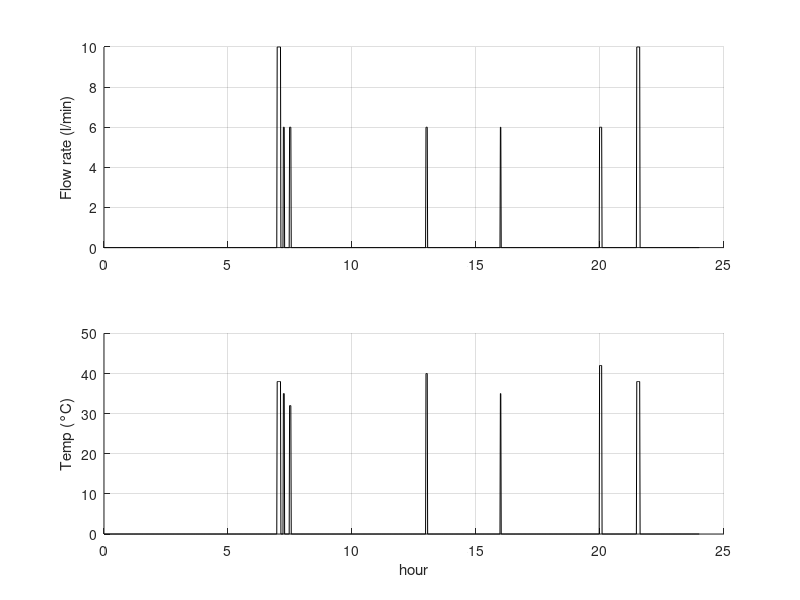
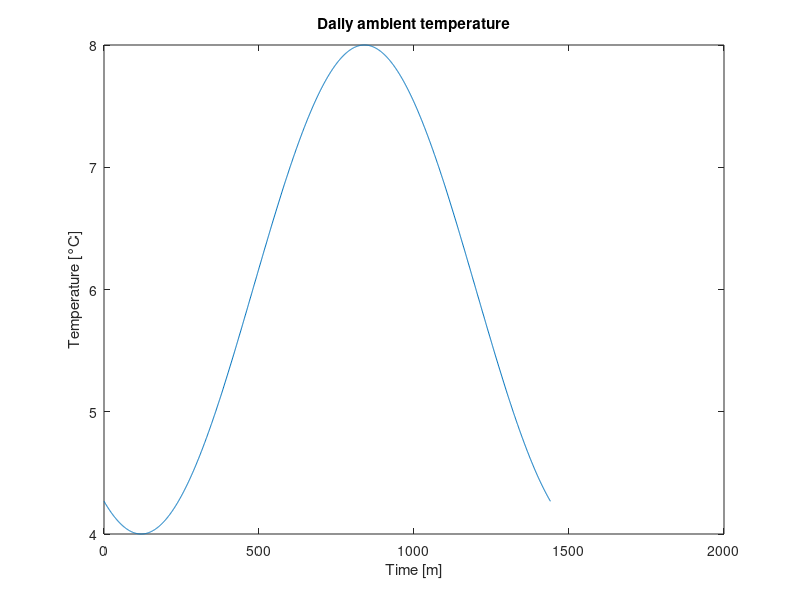
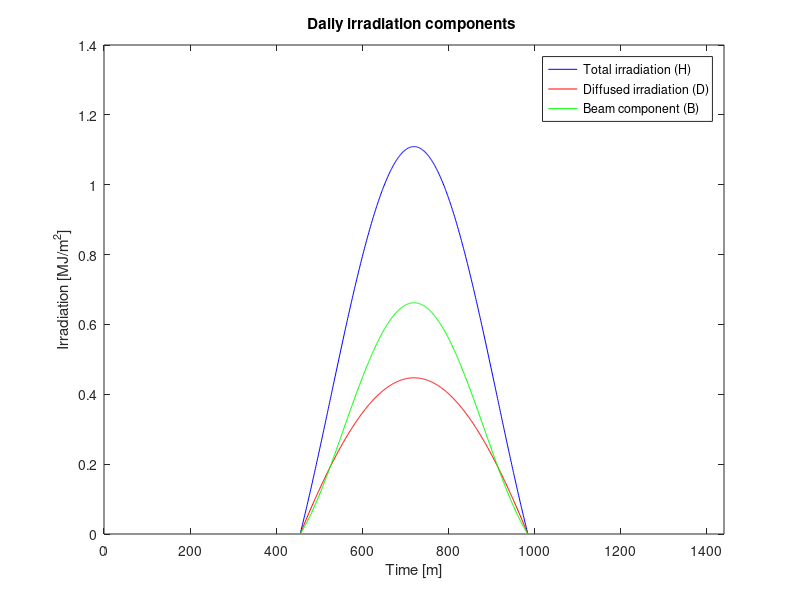
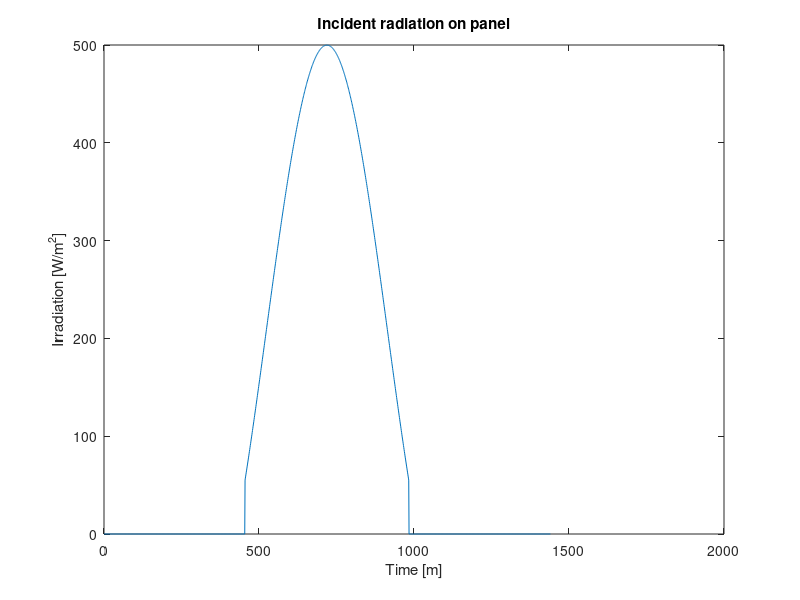

The MATLAB source for these figures, in order: (Note: this script raises an error after producing the figures.)
clear;
clc;
close all;



%% Consumption profiles


% SELECT SEASON:
%     1 = winter (15 january)
%     2 = summmer (15 june)

season = 1;

if (season ~= 1 || season ~= 2)
    season = 1;
end


% we will assume that maximum temperature during the day is reached at t=tmax 
tmax = 14*60;


time = (0:60*24)'; % min
flow_rate_consumption = 0*time; % l/min
temperature_req = 0*time; % °C


if season == 1 % winter

    Tmains = 12; % ° C

    flow_rate_consumption(60*7:60*7+8) = 10; % l/min shower 1
    temperature_req(60*7:60*7+8) = 38; % °C

    flow_rate_consumption(60*7.25:60*7.25+2) = 6; % l/min face washing 1
    temperature_req(60*7.25:60*7.25+2) = 35; % °C

    flow_rate_consumption(60*7.5:60*7.5+3) = 6; % l/min breakfast wash
    temperature_req(60*7.5:60*7.5+3) = 32; % °C

    flow_rate_consumption(60*13:60*13+3) = 6; % l/min lunch wash
    temperature_req(60*13:60*13+3) = 40; % °C

    flow_rate_consumption(60*16:60*16+1) = 6; % l/min face washing 2
    temperature_req(60*16:60*16+1) = 35; % °C

    flow_rate_consumption(60*20:60*20+5) = 6; % l/min dinner wash
    temperature_req(60*20:60*20+5) = 42; % l/min dinner wash

    flow_rate_consumption(60*21.5:60*21.5+7) = 10; % l/min shower 2
    temperature_req(60*21.5:60*21.5+7) = 38; % °C

    n = 15;
    H = 3.6*1.649;     % [MJ/m^2]  daily global irradiation
    D = 3.6*0.713;     % [MJ/m^2]  daily diffuse irradiation 
    Tmin = 4;          % [°C] average monthly minimum temperature
    Tmax = 8;          % [°C] average monthly maximum temperature


else % summer

    Tmains = 16; 

    flow_rate_consumption(60*6:60*6+8) = 10; % l/min shower 1
    temperature_req(60*6:60*6+8) = 36; % ° C

    flow_rate_consumption(60*6.25:60*6.25+4) = 8; % l/min face washing 1
    temperature_req(60*6.25:60*6.25+4) = 32; % ° C

    flow_rate_consumption(60*6.5:60*6.5+3) = 6; % l/min breakfast wash
    temperature_req(60*6.5:60*6.5+3) = 32; % ° C

    flow_rate_consumption(60*12:60*12+3) = 6; % l/min lunch wash
    temperature_req(60*12:60*12+3) = 40; % ° C

    flow_rate_consumption(60*18:60*18+10) = 10; % l/min evenign shower
    temperature_req(60*18:60*18+10) = 35; % ° C

    flow_rate_consumption(60*19:60*19+5) = 6; % l/min dinner wash
    temperature_req(60*19:60*19+5) = 40; % l/min dinner wash

    flow_rate_consumption(60*20.5:60*20.5+8) = 10; % l/min shower 2
    temperature_req(60*20.5:60*20.5+8) = 36; % ° C

    n = 166;
    H = 3.6*6.471;     % [MJ/m^2]  daily global irradiation
    D = 3.6*2.528;     % [MJ/m^2]  daily diffuse irradiation 
    Tmin = 16;          % [°C] average monthly minimum temperature
    Tmax = 23;          % [°C] average monthly maximum temperature

end

figure(1)
ha(1)=subplot(2,1,1);
hold on
grid on
plot(time/60,flow_rate_consumption,'k')
ylabel('Flow rate (l/min)')

ha(2)=subplot(2,1,2);
hold on
grid on
plot(time/60,temperature_req,'k')
ylabel('Temp (°C)')
xlabel('hour')

linkaxes(ha,'x')



%% METEOROLOGICAL INPUT 
lat=46.07; %latitude in deg
az=0; % panel azimuth in deg (facing south)
tilt=30; % tilt angle in deg
rho=0.2; % substrate reflectance


I0 = 1367; %[W/m^2] solar constant
phi = pi/180*lat; % latit in radianti
gamma = az*pi/180; % azimuth in rad % ELIMINA 
beta = pi/180*tilt; % tilt in rad
DT = Tmax-Tmin; % daily temperature variation

delta = 23.45*pi/180*sin(2*pi*(284+n)/365.25); % declination [rad]
omega_s = acos(-tan(phi)*tan(delta)); % sunrise/sunset angle on ground [rad]
t_sr = round((-12/pi*omega_s + 12)*60); % sunset time (m) rounded
t_ss = round((12/pi*omega_s + 12)*60); % sunrise time (m) rounded


N=1;             % number of modules installed
A = 2.14;        %[m^2] effective absorber surface
V = 1.7;         % [L] collector liquid content
alpha = 0.95;    % collector absorption

eta_zero = 0.802;   %optical efficiency at absorber
U = 4.3;            % [W / m^2K]
a1 = 4.28;          % [W / m^2K] coefficients of heat loss
a2 = 0.0064;        % [W / m^2K^2] coefficients of heat loss
flow_rate = 64.2;   % [L/h] recommended flow rate
epsilon = 0.6;   % heat exchanger effectiveness
tank_loss_coeff = 2.5; % [W / m^2K] tank loss coefficient
Thome = 18;         % [°C] room remperature
Tank_volume = 200;     % [kg] tank content mass

c_joule = 4200; % J/(kg*K) water specific heat capacity
c = c_joule/60; % W*min/(kg*K) water specific heat capacity
T_in = 30; % °C
Tin = T_in + 273.15;   % K
water_density = 1;     % [kg/L] water density, assumed constant
m_dot = (flow_rate/60)*water_density;    % [kg/min] mass flow rate

%% IRRADIATION CALCULATION

a_=0.409+0.5016*sin(omega_s-pi/3);
b_=0.6609-0.4767*sin(omega_s-pi/3);




% Ht = zeros(n_samples, 12);
% Dt = zeros(n_samples, 12);
% Bt = zeros(n_samples, 12);
% Hbt = zeros(n_samples, 12);
% Ta = zeros(n_samples, 12);
% solar_power = zeros(n_samples, 12);
% collector_power = zeros(n_samples, 12);
% deltaT = zeros(n_samples, 12);  %Tout - Tin (temperature)
% time = zeros(n_samples, 12);
% Tout = zeros(n_samples, 12);



% create timeseries that goes from sunrise to sunset
time_sun = (t_sr:t_ss)';
omega = pi/(12*60)*(time_sun-(12*60)); % hour angle of the sun
dt = time_sun(2)-time_sun(1);
domega = omega(2)-omega(1);


% ambient temperature profile
Ta = (Tmax+Tmin)/2 +(Tmax-Tmin)/2*cos(2*pi/(24*60)*(time-tmax)); % [°C] hourly ambient temperature


figure(2)
plot(time, Ta)
xlabel('Time [m]')
ylabel('Temperature [°C]')
title('Daily ambient temperature')


% calculate the hourly irradiation values. The total irradiation for
% each hour is calculated by multiplying these ratios for the average
% day irradiation (same goes for diffused component), then we calculate
% the beam component as difference
rd = pi/24*(cos(omega)-cos(omega_s))/(sin(omega_s)-omega_s*cos(omega_s));
rt = rd.*(a_+b_*cos(omega));
Dt = rd*D*dt/1;    % [MJ/m^2] in a time interval dt
Ht = rt*H*dt/1;    % [MJ/m^2] in a time interval dt
Bt = Ht - Dt;         % [MJ/m^2] in a time interval dt


% Check if correct
D_check = sum(Dt); % should be the same as D
H_check = sum(Ht); % should be the same as H

%Now that we calculated the hourly irradiation, we need to compute how
%much of it goes on our tilted surface

% Compute: thetai (angle of incidence of the sun rays on tilted plane)
% and thetaz (solar zenith angle)

cosThetaz=cos(omega)*cos(delta)*cos(phi)+sin(delta)*sin(phi);
cosThetai = cos(beta)*(sin(delta)*sin(phi) + cos(delta)*cos(omega)*cos(phi)) - sin(beta)*(cos(gamma)*(cos(phi)*sin(delta) - cos(delta)*cos(omega)*sin(phi)) - cos(delta)*sin(gamma)*sin(omega));

Rt=cosThetai./cosThetaz;


Hbt = (Bt.*Rt+Dt.*((1+cos(beta))/2)+((1-cos(beta))/2)*rho.*Ht)*1e6/(3600*dt); % [W/m^2] radiation (instantaneous power, function fo time)
%Hbt(:, i) = (Bt(:, i).*Rt+Dt(:, i).*((1+cos(beta))/2)+((1-cos(beta))/2)*rho.*Ht(:, i))*1e6*dt/(3600); % [W/m^2] radiation (instantaneous power, function fo time)
%Hbt(1) = 0; Hbt(end) = 0;
Hbt(Hbt<0) = 0;
% Hbt_(cosThetai<0 | cosThetaz<0)= 0;

Irr = zeros(length(time), 1);
Irr(time_sun) = Hbt;




%Plots
figure(3)
plot(time_sun, Ht, 'Color','b', 'LineStyle','-')
hold on
%plot(time, Hbt, 'Color','b', 'LineStyle','--')
plot(time_sun, Dt, 'Color','r', 'LineStyle','-')
plot(time_sun, Bt, 'Color','g', 'LineStyle','-')
xlabel('Time [m]')
xlim([0 24*60])
ylabel('Irradiation [MJ/m^2]')
legend('Total irradiation (H)', 'Diffused irradiation (D)', 'Beam component (B)')
title('Daily irradiation components ')
hold off


figure(4)
plot(time, Irr)
xlabel('Time [m]')
ylabel('Irradiation [W/m^2]')
title('Incident radiation on panel')


%% SIM

I_timeseries = timeseries(Irr, time);
Ta_timeseries = timeseries(Ta, time);

mu_timeseries = timeseries(flow_rate_consumption, time);
Tu_timeseries = timeseries(temperature_req, time);

Ts0 = 30;       % [C] initial tank temperature
% we assume that the input tempertature in the collector is the same as the
% tank temperature
Tin_0 = Ts0;     % [C] initial collector input temperature









% %Now calculate
% 
% eta = eta_zero - U * (T_in - Ta) ./ Hbt;
% 
% ind = find(eta > 0);
% 
% %Total solar power on tilted panel
% 
% solar_power = Hbt.*A;
% 
% collector_power = eta.*Hbt.*A;
% collector_power(collector_power<0) = 0;
% collector_power(isnan(collector_power)) = 0;
% 
% %Knowing the power captured by the collector, the fluid flow rate (assumed constant at the recommended value) and
% %the specific heat, we can calculate the temperature change of the
% %fluid between the entrance and the exit of the collector. Keep in mind
% %that the time is expressed in hours, therefore we multiply the flow
% %rate by dt
% 
% deltaT = collector_power/(flow_rate*dt*c);
